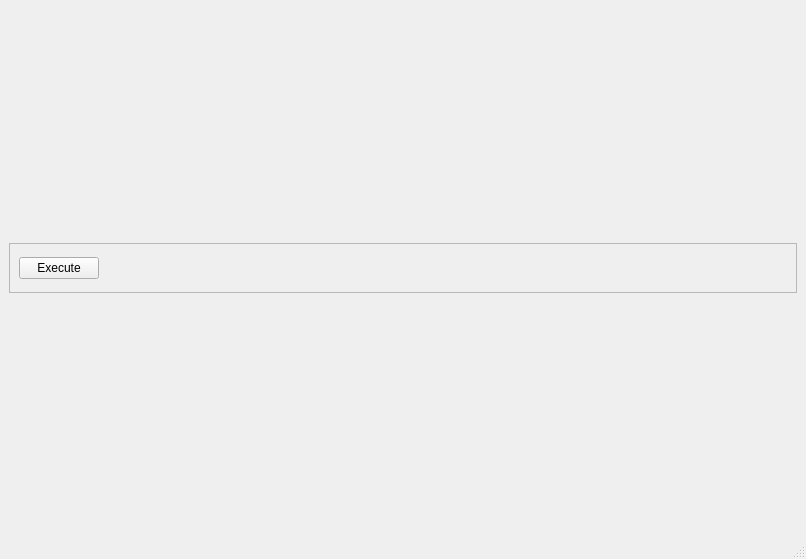
<?xml version="1.0" encoding="UTF-8"?>
<ui version="4.0">
 <class>MainWindow</class>
 <widget class="QMainWindow" name="MainWindow">
  <property name="geometry">
   <rect>
    <x>0</x>
    <y>0</y>
    <width>806</width>
    <height>559</height>
   </rect>
  </property>
  <property name="windowTitle">
   <string>MainWindow</string>
  </property>
  <widget class="QWidget" name="centralwidget">
   <layout class="QVBoxLayout" name="verticalLayout">
    <item>
     <widget class="QFrame" name="frame">
      <property name="sizePolicy">
       <sizepolicy hsizetype="Preferred" vsizetype="Preferred">
        <horstretch>0</horstretch>
        <verstretch>0</verstretch>
       </sizepolicy>
      </property>
      <property name="maximumSize">
       <size>
        <width>16777215</width>
        <height>50</height>
       </size>
      </property>
      <property name="frameShape">
       <enum>QFrame::StyledPanel</enum>
      </property>
      <property name="frameShadow">
       <enum>QFrame::Raised</enum>
      </property>
      <layout class="QGridLayout" name="gridLayout_2">
       <item row="0" column="0">
        <widget class="QPushButton" name="executeButton">
         <property name="text">
          <string>Execute</string>
         </property>
        </widget>
       </item>
       <item row="0" column="1">
        <spacer name="horizontalSpacer">
         <property name="orientation">
          <enum>Qt::Horizontal</enum>
         </property>
         <property name="sizeHint" stdset="0">
          <size>
           <width>40</width>
           <height>20</height>
          </size>
         </property>
        </spacer>
       </item>
      </layout>
     </widget>
    </item>
    <item>
     <layout class="QGridLayout" name="gridLayout"/>
    </item>
   </layout>
  </widget>
  <widget class="QMenuBar" name="menubar">
   <property name="geometry">
    <rect>
     <x>0</x>
     <y>0</y>
     <width>806</width>
     <height>21</height>
    </rect>
   </property>
  </widget>
  <widget class="QStatusBar" name="statusbar"/>
 </widget>
 <resources/>
 <connections/>
</ui>
